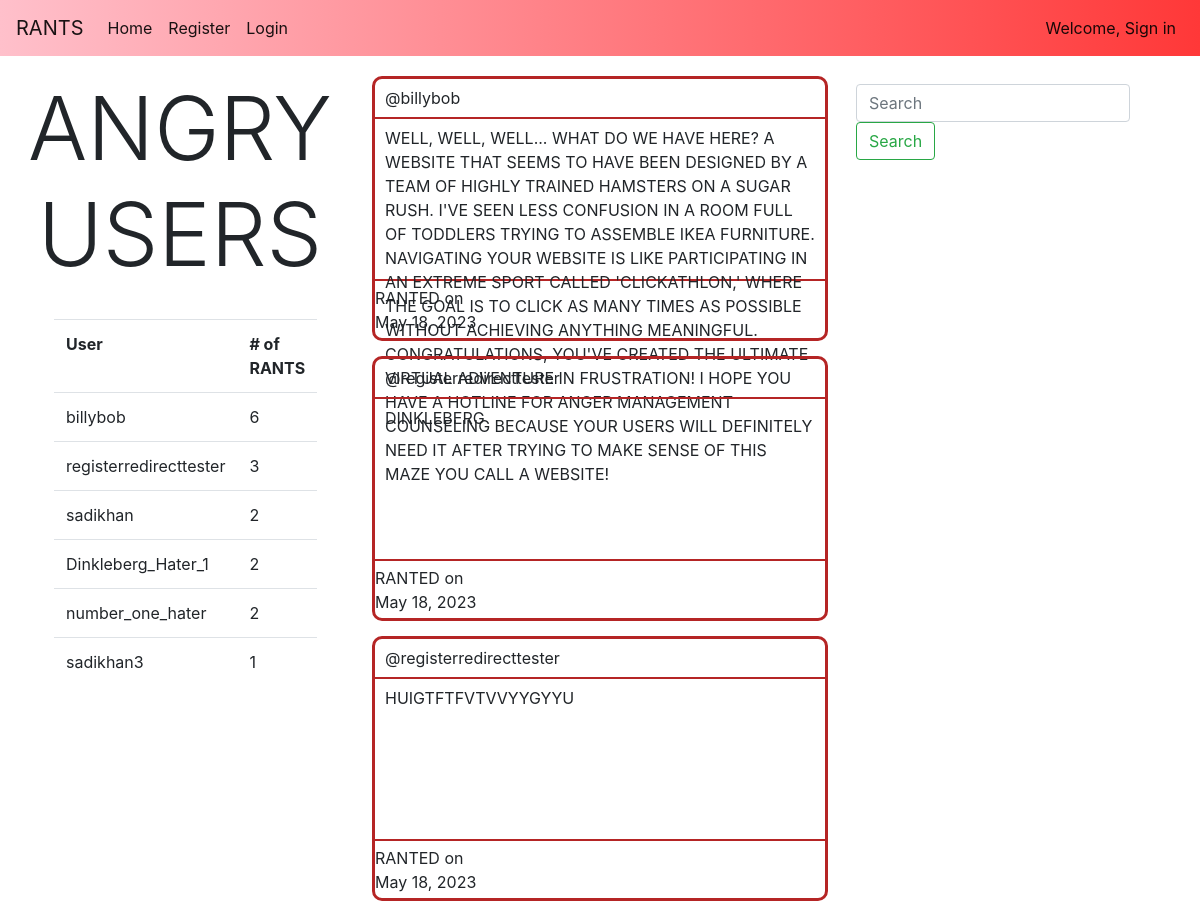
/home/ (upper part), run on an earlier commit of the app's database.
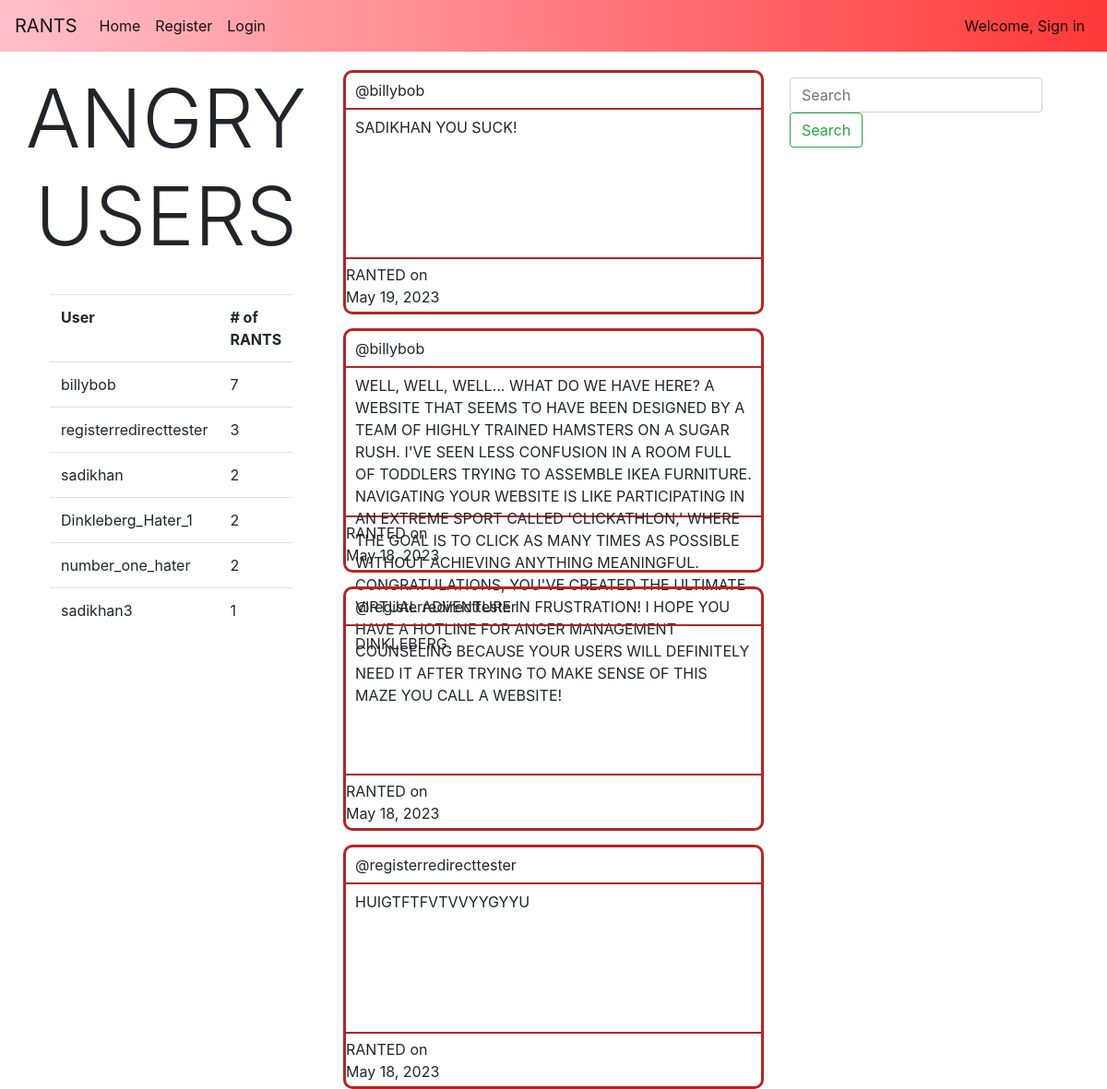
And on a later commit of the database.
### main/models.py (models this page shows, shortened)
class userRants(models.Model):
    username = models.ForeignKey(User, on_delete=models.CASCADE)
    rantText = models.CharField(max_length=750)
    rantDate = models.DateField(auto_now_add=True)

### main/views.py (the view, shortened to what this page needs)
# urls.py: path("home/", views.home, name="home"),
def home(response):
    userInfo = response.user
    rants = userRants.objects.all()
    users = User.objects.all()
    userRantsinDictionary = {}
    for user in users:
        userRantsinDictionary[user.username] = userRants.objects.filter(username_id=user.id).count()
    sortedUserRantsInDictionary = dict(sorted(userRantsinDictionary.items(), key=lambda x:x[1], reverse=True))
    print(response.POST)
    listOfFollowedUsers =  list(userFollowing.objects.filter(username=userInfo.id).values_list('followingList', flat=True))
    return render(response, "main/home.html", {"userInfo":userInfo, "userRants":rants, "userRantsinDictionary":sortedUserRantsInDictionary, "users":users, "listOfFollowedUsers":listOfFollowedUsers})

### main/templates/main/home.html (shortened to what this page needs)
{% extends 'main/base.html'%}
{% block content%}
<div class="columnContainer">
   <div class="shortBar">
      <div class="listBarContainer">
         <h1 class="shortBarHeader display-2">ANGRY USERS</h1>
      </div>
      <br>
      <div class="listUsers">
         <table class="table">
            <tr>
               <th scope="row">User</th>
               <th># of RANTS</th>
            </tr>
            {% for key, value in userRantsinDictionary.items %}
               {% if value > 0 %}
                  <tr>
                     <td>{{key}}</td>
                     <td>{{value}}</td>
                  </tr>
               {% endif %}
            {% endfor %}
         </table>
      </div>
   </div>
   <div class="middleBar">
      {% if not searchedRants %}
         {% for rant in userRants reversed %}
            <div class="middleBarContainer">
               <div class="rantHeader">
                  <div class="rantHeaderText">
                     <p>@{{rant.username}}</p>
                  </div>
               </div>
               <div class="rantBody">
                  <div class="rantBodyText">
                     {{rant.rantText}}
                  </div>
               </div>
               <div class="rantFooter">
                  <div class="rantDate">RANTED on {{rant.rantDate}}</div>
               </div>
            </div>
         {% endfor %}
      {% endif %}
   </div>
   <div class="shortBar">
      <nav class="navbar navbar-light bg-white">
         <form method="POST" class="form-inline">
           <input name="searchBar" class="form-control mr-sm-2" type="search" placeholder="Search" aria-label="Search">
           <button class="btn btn-outline-success my-2 my-sm-0" type="submit">Search</button>
         </form>
       </nav>
   </div>
</div>
{% endblock %}

What changed in the data, as far as the page shows it:
added userRants: username "billybob", rantText "SADIKHAN YOU SUCK!", rantDate "May 19, 2023"
Also different on the page:
new list line: "billybob"
new list line: "7"
list line gone: "billybob"
list line gone: "6"
